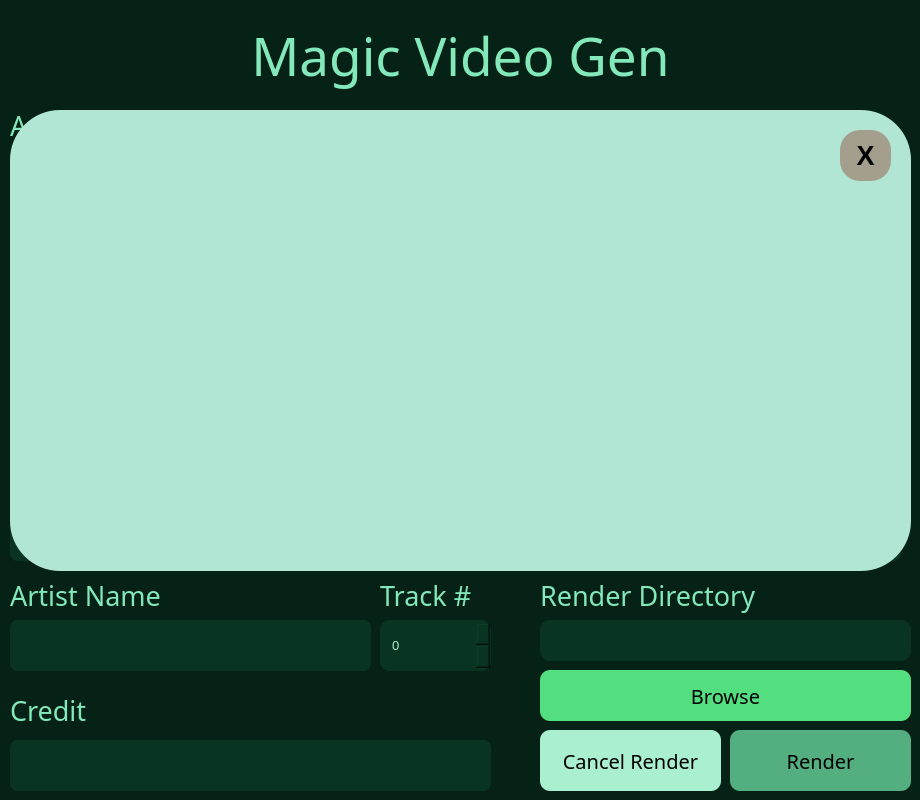
<?xml version="1.0" encoding="UTF-8"?>
<ui version="4.0">
 <class>Dialog</class>
 <widget class="QDialog" name="Dialog">
  <property name="enabled">
   <bool>true</bool>
  </property>
  <property name="geometry">
   <rect>
    <x>0</x>
    <y>0</y>
    <width>920</width>
    <height>800</height>
   </rect>
  </property>
  <property name="font">
   <font>
    <family>Sans Serif Collection</family>
    <pointsize>20</pointsize>
    <underline>false</underline>
    <strikeout>false</strikeout>
   </font>
  </property>
  <property name="windowTitle">
   <string>Dialog</string>
  </property>
  <property name="styleSheet">
   <string notr="true">QDialog#Dialog {
    background-color: #062216;
    min-width: 10em;
    padding: 6px;
}</string>
  </property>
  <widget class="QPushButton" name="audio_browse">
   <property name="geometry">
    <rect>
     <x>720</x>
     <y>150</y>
     <width>191</width>
     <height>121</height>
    </rect>
   </property>
   <property name="styleSheet">
    <string notr="true">QPushButton {
    background-color: #53df80;
    border-width: 0px;
    border-radius: 10px;
    font: 20px;
    padding: 0px;
}

QPushButton::hover {
    background-color: #ddf9ec;
}</string>
   </property>
   <property name="text">
    <string>Browse</string>
   </property>
  </widget>
  <widget class="QLabel" name="browse_audio_label">
   <property name="geometry">
    <rect>
     <x>10</x>
     <y>100</y>
     <width>701</width>
     <height>51</height>
    </rect>
   </property>
   <property name="font">
    <font>
     <family>Sans Serif Collection</family>
     <pointsize>20</pointsize>
     <weight>50</weight>
     <bold>false</bold>
     <underline>false</underline>
     <strikeout>false</strikeout>
    </font>
   </property>
   <property name="styleSheet">
    <string notr="true">QLabel#browse_audio_label {
    background-color: None;
	color: #83e8ba;
}</string>
   </property>
   <property name="text">
    <string>Audio Files</string>
   </property>
  </widget>
  <widget class="QLabel" name="browse_image_label">
   <property name="geometry">
    <rect>
     <x>10</x>
     <y>280</y>
     <width>701</width>
     <height>51</height>
    </rect>
   </property>
   <property name="font">
    <font>
     <family>Sans Serif Collection</family>
     <pointsize>20</pointsize>
     <weight>50</weight>
     <bold>false</bold>
     <underline>false</underline>
     <strikeout>false</strikeout>
    </font>
   </property>
   <property name="styleSheet">
    <string notr="true">QLabel#browse_image_label {
    background-color: None;
	color: #83e8ba;
}</string>
   </property>
   <property name="text">
    <string>Image Files</string>
   </property>
  </widget>
  <widget class="QPushButton" name="image_browse">
   <property name="geometry">
    <rect>
     <x>720</x>
     <y>330</y>
     <width>191</width>
     <height>121</height>
    </rect>
   </property>
   <property name="styleSheet">
    <string notr="true">QPushButton {
    background-color: #53df80;
    border-width: 0px;
    border-radius: 10px;
    font: 20px;
    padding: 0px;
}

QPushButton::hover {
    background-color: #ddf9ec;
}</string>
   </property>
   <property name="text">
    <string>Browse</string>
   </property>
  </widget>
  <widget class="QTextEdit" name="audio_dir">
   <property name="enabled">
    <bool>true</bool>
   </property>
   <property name="geometry">
    <rect>
     <x>10</x>
     <y>150</y>
     <width>701</width>
     <height>121</height>
    </rect>
   </property>
   <property name="font">
    <font>
     <family>Sans Serif Collection</family>
     <pointsize>10</pointsize>
     <underline>false</underline>
     <strikeout>false</strikeout>
    </font>
   </property>
   <property name="styleSheet">
    <string notr="true">QTextEdit {
    background-color: #093421;
	border-radius: 10px;
	color: #a9efd0;
	padding: 10px;
}

QTextEdit::hover {
    background-color: #0d452c;
}</string>
   </property>
   <property name="textInteractionFlags">
    <set>Qt::TextSelectableByKeyboard|Qt::TextSelectableByMouse</set>
   </property>
  </widget>
  <widget class="QTextEdit" name="image_dir">
   <property name="geometry">
    <rect>
     <x>10</x>
     <y>330</y>
     <width>701</width>
     <height>121</height>
    </rect>
   </property>
   <property name="font">
    <font>
     <family>Sans Serif Collection</family>
     <pointsize>10</pointsize>
     <underline>false</underline>
     <strikeout>false</strikeout>
    </font>
   </property>
   <property name="styleSheet">
    <string notr="true">QTextEdit {
    background-color: #093421;
	border-radius: 10px;
	color: #a9efd0;
	padding: 10px;
}

QTextEdit::hover {
    background-color: #0d452c;
}</string>
   </property>
   <property name="acceptRichText">
    <bool>true</bool>
   </property>
   <property name="textInteractionFlags">
    <set>Qt::TextSelectableByKeyboard|Qt::TextSelectableByMouse</set>
   </property>
  </widget>
  <widget class="QTextEdit" name="render_dir">
   <property name="geometry">
    <rect>
     <x>540</x>
     <y>620</y>
     <width>371</width>
     <height>41</height>
    </rect>
   </property>
   <property name="font">
    <font>
     <family>Sans Serif Collection</family>
     <pointsize>10</pointsize>
     <underline>false</underline>
     <strikeout>false</strikeout>
    </font>
   </property>
   <property name="styleSheet">
    <string notr="true">QTextEdit {
    background-color: #093421;
	border-radius: 10px;
	color: #a9efd0;
	padding: 4px;
}

QTextEdit::hover {
    background-color: #0d452c;
}</string>
   </property>
   <property name="textInteractionFlags">
    <set>Qt::TextSelectableByKeyboard|Qt::TextSelectableByMouse</set>
   </property>
  </widget>
  <widget class="QPushButton" name="render_browse">
   <property name="geometry">
    <rect>
     <x>540</x>
     <y>670</y>
     <width>371</width>
     <height>51</height>
    </rect>
   </property>
   <property name="styleSheet">
    <string notr="true">QPushButton {
    background-color: #53df80;
    border-width: 0px;
    border-radius: 10px;
    font: 20px;
    padding: 0px;
}

QPushButton::hover {
    background-color: #ddf9ec;
}</string>
   </property>
   <property name="text">
    <string>Browse</string>
   </property>
  </widget>
  <widget class="QLabel" name="browse_render_label">
   <property name="geometry">
    <rect>
     <x>540</x>
     <y>570</y>
     <width>371</width>
     <height>51</height>
    </rect>
   </property>
   <property name="font">
    <font>
     <family>Sans Serif Collection</family>
     <pointsize>20</pointsize>
     <weight>50</weight>
     <bold>false</bold>
     <underline>false</underline>
     <strikeout>false</strikeout>
    </font>
   </property>
   <property name="styleSheet">
    <string notr="true">QLabel#browse_render_label {
    background-color: None;
	color: #83e8ba;
}</string>
   </property>
   <property name="text">
    <string>Render Directory</string>
   </property>
   <property name="alignment">
    <set>Qt::AlignLeading|Qt::AlignLeft|Qt::AlignVCenter</set>
   </property>
  </widget>
  <widget class="QPushButton" name="render">
   <property name="geometry">
    <rect>
     <x>730</x>
     <y>730</y>
     <width>181</width>
     <height>61</height>
    </rect>
   </property>
   <property name="styleSheet">
    <string notr="true">QPushButton {
    background-color: #53af80;
    border-width: 0px;
    border-radius: 10px;
    font: 20px;
    padding: 0px;
}

QPushButton::hover {
    background-color: #dcaa04;
}</string>
   </property>
   <property name="text">
    <string>Render</string>
   </property>
  </widget>
  <widget class="QPushButton" name="cancel_render">
   <property name="geometry">
    <rect>
     <x>540</x>
     <y>730</y>
     <width>181</width>
     <height>61</height>
    </rect>
   </property>
   <property name="styleSheet">
    <string notr="true">QPushButton{
    background-color: #a9efd0;
    border-width: 0px;
    border-radius: 10px;
    font: 20px;
    padding: 0px;
}

QPushButton::hover {
    background-color: red;
}</string>
   </property>
   <property name="text">
    <string>Cancel Render</string>
   </property>
  </widget>
  <widget class="QLineEdit" name="album">
   <property name="geometry">
    <rect>
     <x>10</x>
     <y>510</y>
     <width>481</width>
     <height>51</height>
    </rect>
   </property>
   <property name="font">
    <font>
     <family>MS Shell Dlg 2</family>
     <pointsize>12</pointsize>
     <underline>false</underline>
     <strikeout>false</strikeout>
    </font>
   </property>
   <property name="styleSheet">
    <string notr="true">QLineEdit{
    background-color: #093421;
	border-radius: 8px;
	color: #a9efd0;
	padding: 10px;
}

QLineEdit::hover {
    background-color: #0d452c;
}</string>
   </property>
  </widget>
  <widget class="QSpinBox" name="track_number">
   <property name="geometry">
    <rect>
     <x>380</x>
     <y>620</y>
     <width>111</width>
     <height>51</height>
    </rect>
   </property>
   <property name="font">
    <font>
     <family>MS Shell Dlg 2</family>
     <pointsize>10</pointsize>
     <underline>false</underline>
     <strikeout>false</strikeout>
    </font>
   </property>
   <property name="styleSheet">
    <string notr="true">QSpinBox {
    background-color: #093421;
	border-radius: 10px;
	color: #a9efd0;
	padding: 10px;
}

QSpinBox::hover {
    background-color: #0d452c;
}</string>
   </property>
  </widget>
  <widget class="QLineEdit" name="artist">
   <property name="geometry">
    <rect>
     <x>10</x>
     <y>620</y>
     <width>361</width>
     <height>51</height>
    </rect>
   </property>
   <property name="font">
    <font>
     <family>MS Shell Dlg 2</family>
     <pointsize>12</pointsize>
     <underline>false</underline>
     <strikeout>false</strikeout>
    </font>
   </property>
   <property name="styleSheet">
    <string notr="true">QLineEdit{
    background-color: #093421;
	border-radius: 8px;
	color: #a9efd0;
	padding: 10px;
}

QLineEdit::hover {
    background-color: #0d452c;
}</string>
   </property>
  </widget>
  <widget class="QLineEdit" name="credit">
   <property name="geometry">
    <rect>
     <x>10</x>
     <y>740</y>
     <width>481</width>
     <height>51</height>
    </rect>
   </property>
   <property name="font">
    <font>
     <family>MS Shell Dlg 2</family>
     <pointsize>12</pointsize>
     <underline>false</underline>
     <strikeout>false</strikeout>
    </font>
   </property>
   <property name="styleSheet">
    <string notr="true">QLineEdit{
    background-color: #093421;
	border-radius: 8px;
	color: #a9efd0;
	padding: 10px;
}

QLineEdit::hover {
    background-color: #0d452c;
}</string>
   </property>
  </widget>
  <widget class="QLabel" name="album_label">
   <property name="geometry">
    <rect>
     <x>10</x>
     <y>460</y>
     <width>471</width>
     <height>51</height>
    </rect>
   </property>
   <property name="font">
    <font>
     <family>Sans Serif Collection</family>
     <pointsize>20</pointsize>
     <weight>50</weight>
     <bold>false</bold>
     <underline>false</underline>
     <strikeout>false</strikeout>
    </font>
   </property>
   <property name="styleSheet">
    <string notr="true">QLabel#album_label {
    background-color: None;
	color: #83e8ba;
}</string>
   </property>
   <property name="text">
    <string>Album Title</string>
   </property>
  </widget>
  <widget class="QLabel" name="artist_label">
   <property name="geometry">
    <rect>
     <x>10</x>
     <y>570</y>
     <width>361</width>
     <height>51</height>
    </rect>
   </property>
   <property name="font">
    <font>
     <family>Sans Serif Collection</family>
     <pointsize>20</pointsize>
     <weight>50</weight>
     <bold>false</bold>
     <underline>false</underline>
     <strikeout>false</strikeout>
    </font>
   </property>
   <property name="styleSheet">
    <string notr="true">QLabel#artist_label {
    background-color: None;
	color: #83e8ba;
}</string>
   </property>
   <property name="text">
    <string>Artist Name</string>
   </property>
  </widget>
  <widget class="QLabel" name="credit_label">
   <property name="geometry">
    <rect>
     <x>10</x>
     <y>680</y>
     <width>471</width>
     <height>61</height>
    </rect>
   </property>
   <property name="font">
    <font>
     <family>Sans Serif Collection</family>
     <pointsize>20</pointsize>
     <weight>50</weight>
     <bold>false</bold>
     <underline>false</underline>
     <strikeout>false</strikeout>
    </font>
   </property>
   <property name="styleSheet">
    <string notr="true">QLabel#credit_label {
    background-color: None;
	color: #83e8ba;
}</string>
   </property>
   <property name="text">
    <string>Credit</string>
   </property>
  </widget>
  <widget class="QLabel" name="track_label">
   <property name="geometry">
    <rect>
     <x>540</x>
     <y>460</y>
     <width>361</width>
     <height>51</height>
    </rect>
   </property>
   <property name="font">
    <font>
     <family>Sans Serif Collection</family>
     <pointsize>20</pointsize>
     <weight>50</weight>
     <bold>false</bold>
     <underline>false</underline>
     <strikeout>false</strikeout>
    </font>
   </property>
   <property name="styleSheet">
    <string notr="true">QLabel {
    background-color: None;
	color: #83e8ba;
}</string>
   </property>
   <property name="text">
    <string>Track Title</string>
   </property>
  </widget>
  <widget class="QLineEdit" name="track">
   <property name="geometry">
    <rect>
     <x>540</x>
     <y>510</y>
     <width>361</width>
     <height>51</height>
    </rect>
   </property>
   <property name="font">
    <font>
     <family>MS Shell Dlg 2</family>
     <pointsize>12</pointsize>
     <underline>false</underline>
     <strikeout>false</strikeout>
    </font>
   </property>
   <property name="styleSheet">
    <string notr="true">QLineEdit{
    background-color: #093421;
	border-radius: 8px;
	color: #a9efd0;
	padding: 10px;
}

QLineEdit::hover {
    background-color: #0d452c;
}</string>
   </property>
  </widget>
  <widget class="QLabel" name="browse_audio_label_2">
   <property name="geometry">
    <rect>
     <x>10</x>
     <y>0</y>
     <width>901</width>
     <height>111</height>
    </rect>
   </property>
   <property name="font">
    <font>
     <family>Segoe Print</family>
     <pointsize>40</pointsize>
     <weight>50</weight>
     <bold>false</bold>
     <underline>false</underline>
     <strikeout>false</strikeout>
    </font>
   </property>
   <property name="styleSheet">
    <string notr="true">QLabel {
	color: #83e8ba;
}</string>
   </property>
   <property name="text">
    <string>Magic Video Gen</string>
   </property>
   <property name="alignment">
    <set>Qt::AlignCenter</set>
   </property>
  </widget>
  <widget class="QLabel" name="artist_label_2">
   <property name="geometry">
    <rect>
     <x>380</x>
     <y>570</y>
     <width>111</width>
     <height>51</height>
    </rect>
   </property>
   <property name="font">
    <font>
     <family>Sans Serif Collection</family>
     <pointsize>20</pointsize>
     <weight>50</weight>
     <bold>false</bold>
     <underline>false</underline>
     <strikeout>false</strikeout>
    </font>
   </property>
   <property name="styleSheet">
    <string notr="true">QLabel{
    background-color: None;
	color: #83e8ba;
}</string>
   </property>
   <property name="text">
    <string>Track #</string>
   </property>
  </widget>
  <widget class="QTextEdit" name="log_output">
   <property name="geometry">
    <rect>
     <x>10</x>
     <y>110</y>
     <width>901</width>
     <height>461</height>
    </rect>
   </property>
   <property name="font">
    <font>
     <family>Eras Demi ITC</family>
     <pointsize>12</pointsize>
     <underline>false</underline>
     <strikeout>false</strikeout>
    </font>
   </property>
   <property name="styleSheet">
    <string notr="true">QTextEdit{
    background-color: #b2e6d4;
	border-radius: 50px;
	color: black;
	padding: 20px;
}</string>
   </property>
   <property name="textInteractionFlags">
    <set>Qt::TextEditorInteraction</set>
   </property>
  </widget>
  <widget class="QPushButton" name="close_log">
   <property name="geometry">
    <rect>
     <x>840</x>
     <y>130</y>
     <width>51</width>
     <height>51</height>
    </rect>
   </property>
   <property name="font">
    <font>
     <family>MS Shell Dlg 2</family>
     <pointsize>20</pointsize>
     <weight>75</weight>
     <bold>true</bold>
     <underline>false</underline>
     <strikeout>false</strikeout>
    </font>
   </property>
   <property name="styleSheet">
    <string notr="true">QPushButton{
    background-color: #a49e8d;
    border-width: 0px;
    border-radius: 20px;
    padding: 0px;
}

QPushButton::hover {
    background-color: #ddf9ec;
}</string>
   </property>
   <property name="text">
    <string>X</string>
   </property>
  </widget>
 </widget>
 <resources/>
 <connections/>
</ui>
